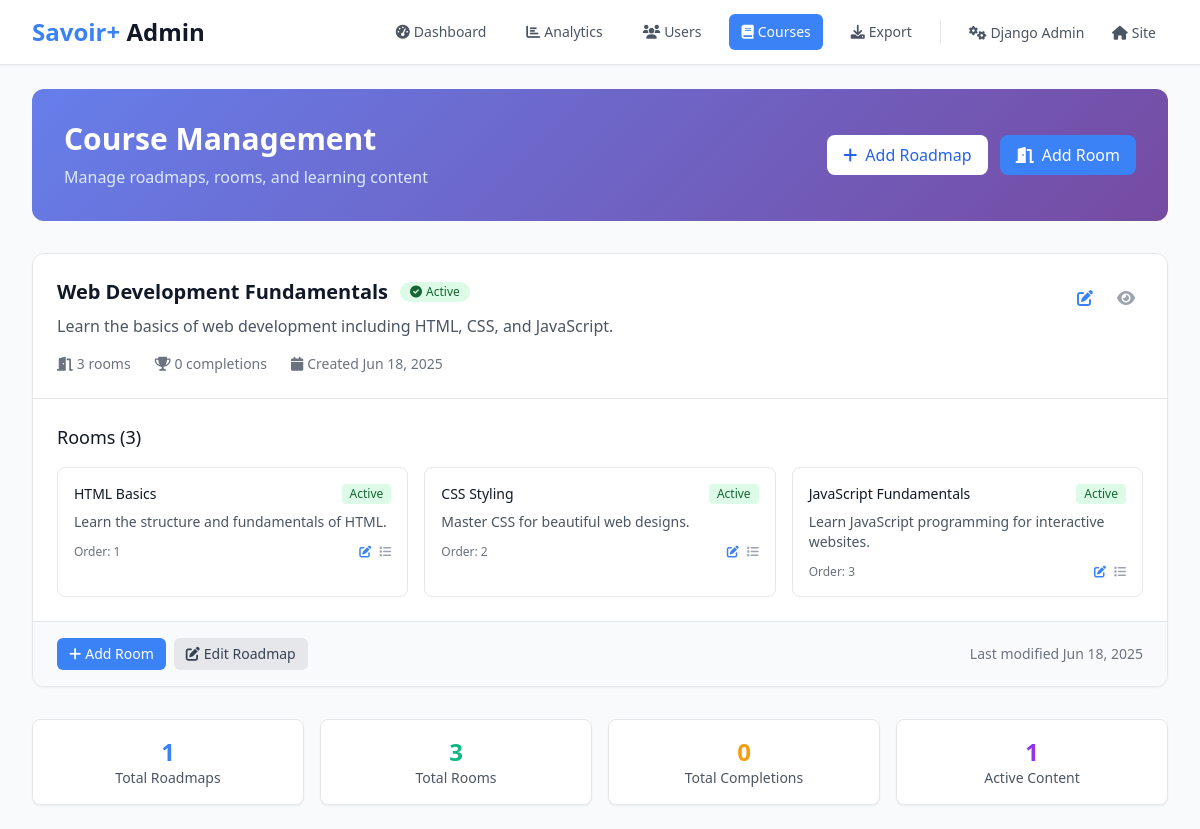
The app's page /manage/courses/ (signed in) with its own data.
### lms/models.py (models this page shows, shortened)
class Roadmap(models.Model):
    title = models.CharField(max_length=200, verbose_name=_('Title'))
    title_fr = models.CharField(max_length=200, blank=True, verbose_name=_('Title (French)'))
    description = models.TextField(verbose_name=_('Description'))
    description_fr = models.TextField(blank=True, verbose_name=_('Description (French)'))
    is_active = models.BooleanField(default=True, verbose_name=_('Is Active'))
    created_at = models.DateTimeField(auto_now_add=True)
    class Meta:
        verbose_name = _('Roadmap')
        verbose_name_plural = _('Roadmaps')

class Room(models.Model):
    title = models.CharField(max_length=200, verbose_name=_('Title'))
    title_fr = models.CharField(max_length=200, blank=True, verbose_name=_('Title (French)'))
    description = models.TextField(verbose_name=_('Description'))
    description_fr = models.TextField(blank=True, verbose_name=_('Description (French)'))
    roadmap = models.ForeignKey(Roadmap, on_delete=models.CASCADE, related_name='rooms', verbose_name=_('Roadmap'))
    prerequisite_room = models.ForeignKey('self', on_delete=models.SET_NULL, blank=True, null=True, verbose_name=_('Prerequisite Room'))
    order = models.PositiveIntegerField(default=0, verbose_name=_('Order'))
    is_active = models.BooleanField(default=True, verbose_name=_('Is Active'))
    created_at = models.DateTimeField(auto_now_add=True)
    class Meta:
        verbose_name = _('Room')
        verbose_name_plural = _('Rooms')
        ordering = ['roadmap', 'order']

### lms/views.py (the view)
# urls.py: path('manage/courses/', views.admin_courses, name='admin_course_management'),
@user_passes_test(is_staff_or_superuser)
def admin_courses(request):
    roadmaps = Roadmap.objects.prefetch_related('rooms__sections').annotate(
        room_count=Count('rooms'),
        completion_count=Count('rooms__roomcompletion')
    ).order_by('-created_at')
    context = {
        'roadmaps': roadmaps,
    }
    return render(request, 'admin/course_management.html', context)

### lms/models.py (called while the page is built)
    def save(self, *args, **kwargs):
        if not self.trial_start_date:
            from django.utils import timezone
            self.trial_start_date = timezone.now()
        if not self.trial_end_date and self.trial_start_date:
            self.trial_end_date = self.trial_start_date + timedelta(days=15)
        super().save(*args, **kwargs)

### lms/views.py (called while the page is built)
def is_staff_or_superuser(user):
    return user.is_staff or user.is_superuser

### templates/admin/course_management.html (shortened to what this page needs)
<!DOCTYPE html>
<html lang="en">
<head>
    <script src="https://cdn.tailwindcss.com"></script>
    <link rel="stylesheet" href="https://cdnjs.cloudflare.com/ajax/libs/font-awesome/6.0.0/css/all.min.css">
</head>
<body class="bg-gray-50 min-h-screen">
    <header class="bg-white shadow-sm border-b border-gray-200">
        <div class="max-w-7xl mx-auto px-4 sm:px-6 lg:px-8">
            <div class="flex justify-between items-center h-16">
                <div class="flex items-center">
                    <div class="flex-shrink-0">
                        <h1 class="text-2xl font-bold text-gray-900">
                            <span class="text-primary">Savoir+</span> Admin
                        </h1>
                    </div>
                </div>
                <div class="flex items-center space-x-4">
                    <nav class="flex space-x-4">
                        <a href="/manage/" class="text-gray-600 hover:text-primary px-3 py-2 rounded-md text-sm font-medium">
                            <i class="fas fa-tachometer-alt mr-1"></i>Dashboard
                        </a>
                        <a href="/manage/analytics/" class="text-gray-600 hover:text-primary px-3 py-2 rounded-md text-sm font-medium">
                            <i class="fas fa-chart-bar mr-1"></i>Analytics
                        </a>
                        <a href="/manage/users/" class="text-gray-600 hover:text-primary px-3 py-2 rounded-md text-sm font-medium">
                            <i class="fas fa-users mr-1"></i>Users
                        </a>
                        <a href="/manage/courses/" class="bg-primary text-white px-3 py-2 rounded-md text-sm font-medium">
                            <i class="fas fa-book mr-1"></i>Courses
                        </a>
                        <a href="/manage/export/" class="text-gray-600 hover:text-primary px-3 py-2 rounded-md text-sm font-medium">
                            <i class="fas fa-download mr-1"></i>Export
                        </a>
                    </nav>
                    <div class="border-l border-gray-200 pl-4">
                        <a href="/admin/" class="text-gray-600 hover:text-primary px-3 py-2 rounded-md text-sm font-medium">
                            <i class="fas fa-cogs mr-1"></i>Django Admin
                        </a>
                        <a href="/" class="text-gray-600 hover:text-primary px-3 py-2 rounded-md text-sm font-medium">
                            <i class="fas fa-home mr-1"></i>Site
                        </a>
                    </div>
                </div>
            </div>
        </div>
    </header>
    <main class="max-w-7xl mx-auto py-6 px-4 sm:px-6 lg:px-8">
        <div class="mb-8">
            <div class="gradient-bg rounded-xl p-8 text-white">
                <div class="flex justify-between items-center">
                    <div>
                        <h1 class="text-3xl font-bold mb-2">Course Management</h1>
                        <p class="text-blue-100">Manage roadmaps, rooms, and learning content</p>
                    </div>
                    <div class="flex space-x-3">
                        <a href="/admin/lms/roadmap/add/" class="bg-white text-blue-600 px-4 py-2 rounded-lg font-medium hover:bg-blue-50 transition-colors">
                            <i class="fas fa-plus mr-2"></i>Add Roadmap
                        </a>
                        <a href="/admin/lms/room/add/" class="bg-blue-500 text-white px-4 py-2 rounded-lg font-medium hover:bg-blue-600 transition-colors">
                            <i class="fas fa-door-open mr-2"></i>Add Room
                        </a>
                    </div>
                </div>
            </div>
        </div>
        <div class="space-y-6">
            {% for roadmap in roadmaps %}
            <div class="bg-white rounded-xl shadow-sm border border-gray-200 overflow-hidden card-hover">
                <div class="p-6 border-b border-gray-200">
                    <div class="flex justify-between items-start">
                        <div class="flex-1">
                            <div class="flex items-center mb-2">
                                <h3 class="text-xl font-semibold text-gray-900">{{ roadmap.title }}</h3>
                                {% if roadmap.is_active %}
                                    <span class="ml-3 inline-flex items-center px-2.5 py-0.5 rounded-full text-xs font-medium bg-green-100 text-green-800">
                                        <i class="fas fa-check-circle mr-1"></i>Active
                                    </span>
                                {% else %}
                                    <span class="ml-3 inline-flex items-center px-2.5 py-0.5 rounded-full text-xs font-medium bg-gray-100 text-gray-800">
                                        <i class="fas fa-pause-circle mr-1"></i>Inactive
                                    </span>
                                {% endif %}
                            </div>
                            <p class="text-gray-600 mb-4">{{ roadmap.description|truncatewords:20 }}</p>
                            <div class="flex items-center space-x-6 text-sm text-gray-500">
                                <div class="flex items-center">
                                    <i class="fas fa-door-open mr-1"></i>
                                    <span>{{ roadmap.room_count }} rooms</span>
                                </div>
                                <div class="flex items-center">
                                    <i class="fas fa-trophy mr-1"></i>
                                    <span>{{ roadmap.completion_count }} completions</span>
                                </div>
                                <div class="flex items-center">
                                    <i class="fas fa-calendar mr-1"></i>
                                    <span>Created {{ roadmap.created_at|date:"M d, Y" }}</span>
                                </div>
                            </div>
                        </div>
                        <div class="flex items-center space-x-2 ml-4">
                            <a href="/admin/lms/roadmap/{{ roadmap.id }}/change/" class="text-primary hover:text-primary-dark p-2 rounded-lg hover:bg-blue-50 transition-colors" title="Edit Roadmap">
                                <i class="fas fa-edit"></i>
                            </a>
                            <a href="#" class="text-gray-400 hover:text-gray-600 p-2 rounded-lg hover:bg-gray-50 transition-colors" title="View Details">
                                <i class="fas fa-eye"></i>
                            </a>
                        </div>
                    </div>
                </div>
                <div class="p-6">
                    <h4 class="text-lg font-medium text-gray-900 mb-4">Rooms ({{ roadmap.rooms.count }})</h4>
                    {% if roadmap.rooms.exists %}
                        <div class="grid grid-cols-1 md:grid-cols-2 lg:grid-cols-3 gap-4">
                            {% for room in roadmap.rooms.all %}
                            <div class="border border-gray-200 rounded-lg p-4 hover:border-primary transition-colors">
                                <div class="flex justify-between items-start mb-2">
                                    <h5 class="font-medium text-gray-900 text-sm">{{ room.title }}</h5>
                                    {% if room.is_active %}
                                        <span class="inline-flex items-center px-2 py-0.5 rounded text-xs font-medium bg-green-100 text-green-800">
                                            Active
                                        </span>
                                    {% else %}
                                        <span class="inline-flex items-center px-2 py-0.5 rounded text-xs font-medium bg-gray-100 text-gray-800">
                                            Inactive
                                        </span>
                                    {% endif %}
                                </div>
                                <p class="text-gray-600 text-sm mb-3">{{ room.description|truncatewords:15 }}</p>
                                <div class="flex justify-between items-center text-xs text-gray-500">
                                    <span>Order: {{ room.order }}</span>
                                    <div class="flex space-x-2">
                                        <a href="/admin/lms/room/{{ room.id }}/change/" class="text-primary hover:text-primary-dark" title="Edit Room">
                                            <i class="fas fa-edit"></i>
                                        </a>
                                        <a href="#" class="text-gray-400 hover:text-gray-600" title="View Sections">
                                            <i class="fas fa-list"></i>
                                        </a>
                                    </div>
                                </div>
                            </div>
                            {% endfor %}
                        </div>
                    {% endif %}
                </div>
                <div class="px-6 py-4 bg-gray-50 border-t border-gray-200">
                    <div class="flex justify-between items-center">
                        <div class="flex space-x-2">
                            <a href="/admin/lms/room/add/?roadmap={{ roadmap.id }}" class="inline-flex items-center px-3 py-1.5 text-sm bg-primary text-white rounded-md hover:bg-primary-dark transition-colors">
                                <i class="fas fa-plus mr-1"></i>Add Room
                            </a>
                            <a href="/admin/lms/roadmap/{{ roadmap.id }}/change/" class="inline-flex items-center px-3 py-1.5 text-sm bg-gray-200 text-gray-700 rounded-md hover:bg-gray-300 transition-colors">
                                <i class="fas fa-edit mr-1"></i>Edit Roadmap
                            </a>
                        </div>
                        <div class="text-sm text-gray-500">
                            Last modified {{ roadmap.created_at|date:"M d, Y" }}
                        </div>
                    </div>
                </div>
            </div>
            {% endfor %}
        </div>
        <div class="mt-8 grid grid-cols-1 md:grid-cols-4 gap-4">
            <div class="bg-white rounded-lg p-4 shadow-sm border border-gray-200">
                <div class="text-center">
                    <div class="text-2xl font-bold text-primary">{{ roadmaps|length }}</div>
                    <div class="text-sm text-gray-600">Total Roadmaps</div>
                </div>
            </div>
            <div class="bg-white rounded-lg p-4 shadow-sm border border-gray-200">
                <div class="text-center">
                    <div class="text-2xl font-bold text-success">{% for roadmap in roadmaps %}{{ roadmap.room_count|add:0 }}{% empty %}0{% endfor %}</div>
                    <div class="text-sm text-gray-600">Total Rooms</div>
                </div>
            </div>
            <div class="bg-white rounded-lg p-4 shadow-sm border border-gray-200">
                <div class="text-center">
                    <div class="text-2xl font-bold text-warning">{% for roadmap in roadmaps %}{{ roadmap.completion_count|add:0 }}{% empty %}0{% endfor %}</div>
                    <div class="text-sm text-gray-600">Total Completions</div>
                </div>
            </div>
            <div class="bg-white rounded-lg p-4 shadow-sm border border-gray-200">
                <div class="text-center">
                    <div class="text-2xl font-bold text-purple-600">{{ roadmaps|length }}</div>
                    <div class="text-sm text-gray-600">Active Content</div>
                </div>
            </div>
        </div>
    </main>
</body>
</html>

### templates/admin/course_management.html (style rules this page uses)
.gradient-bg { background: linear-gradient(135deg, #667eea 0%, #764ba2 100%); }
.card-hover { transition: all 0.3s ease; }

### records on screen
Roadmap: title "Web Development Fundamentals", is_active True (drawn), description "Learn the basics of web development including HTML, CSS, and JavaScript.", room_count "3", completion_count "0", created_at "Jun 18, 2025", rooms.count "3", room_count|add "3", completion_count|add "0"
Room: title "HTML Basics", is_active "Active", description "Learn the structure and fundamentals of HTML.", order "1"
Room: title "CSS Styling", is_active "Active", description "Master CSS for beautiful web designs.", order "2"
Room: title "JavaScript Fundamentals", is_active "Active", description "Learn JavaScript programming for interactive websites.", order "3"

### other values on screen
{{ roadmaps|length }} "1"
